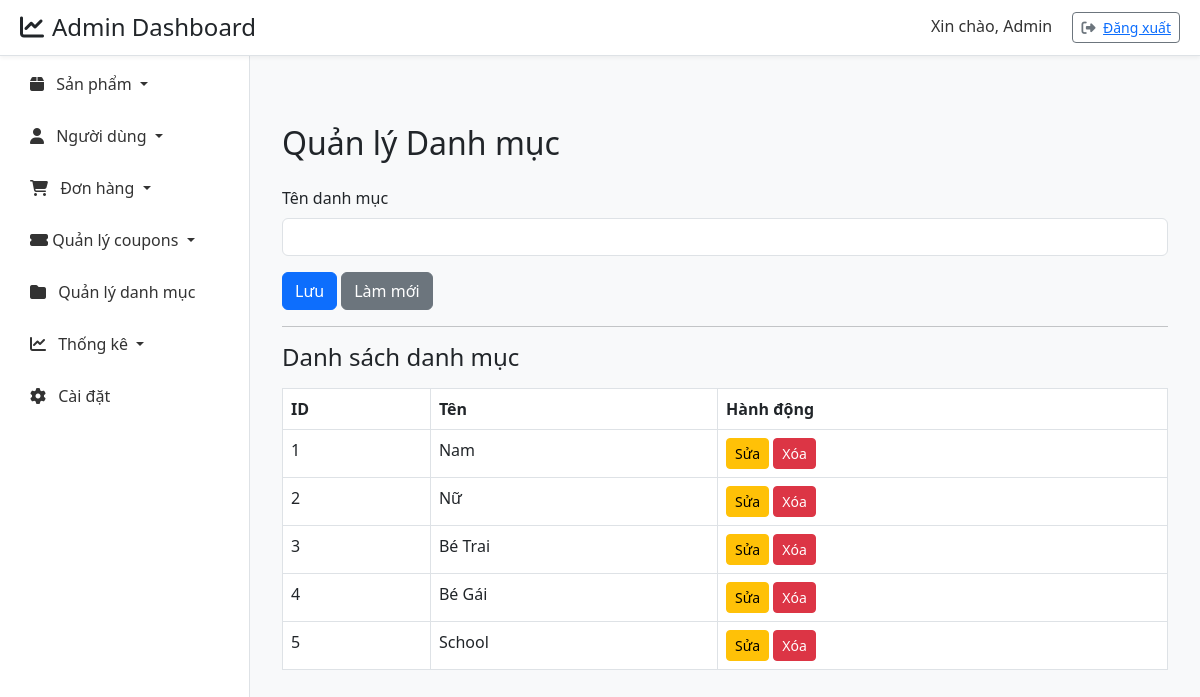
The page /index.php?route=admin&action=list_categories (signed in) on the database its author committed.
### tables this page shows
CREATE TABLE `categories` (
  `id` int(11) NOT NULL COMMENT 'ID danh mục',
  `name` varchar(100) NOT NULL COMMENT 'Tên danh mục',
  `parent_id` int(11) DEFAULT NULL COMMENT 'ID danh mục cha (nếu có)',
  `sort_order` int(11) DEFAULT 0 COMMENT 'Thứ tự hiển thị'
);

### Controller/admin/ProductController.php (called while the page is built, shortened)
<?php
class AdminProductController
{
    public function list_categories()
    {
        $stmt = new AdminProduct();
        $categories = $stmt->get_categories();
        include './Views/admin/layouts/dashboard.php';
        include './Views/admin/products/categories.php';
        include './Views/admin/layouts/footer.php';
    }
}

### Model/Pdo.php (called while the page is built, shortened)
<?php
function pdo_get_connection()
{
    $dburl = "mysql:host=localhost;dbname=webshop;charset=utf8";
    $username = 'root';
    $password = '';
    $conn = new PDO($dburl, $username, $password);
    $conn->setAttribute(PDO::ATTR_ERRMODE, PDO::ERRMODE_EXCEPTION);
    return $conn;
}
function pdo_query($sql)
{
    $sql_args = array_slice(func_get_args(), 1);
    try {
        $conn = pdo_get_connection();
        $stmt = $conn->prepare($sql);
        $stmt->execute($sql_args);
        $rows = $stmt->fetchAll(PDO::FETCH_ASSOC);
        return $rows;
    } catch (PDOException $e) {
        throw $e;
    } finally {
        unset($conn);
    }
}

### Model/admin/product.php (called while the page is built, shortened)
<?php
class AdminProduct
{
    public function get_categories()
    {
        $query = "SELECT * FROM categories";
        $result = pdo_query($query);
        return $result;
    }
}

### Views/admin/products/categories.php (the view, shortened to what this page needs)
<!DOCTYPE html>
<html lang="en">
<head>
    <link href="https://cdn.jsdelivr.net/npm/bootstrap@5.3.0/dist/css/bootstrap.min.css" rel="stylesheet">
</head>
<body>
    <div class="container mt-5">
        <h2 class="mb-4">Quản lý Danh mục</h2>
        <form method="post" action="index.php?route=admin&action=list_categories">
            <div class="mb-3">
                <label for="name" class="form-label">Tên danh mục</label>
                <input type="text" class="form-control" id="name" name="name" required>
            </div>
            <button type="submit" class="btn btn-primary" name="action" value="save">Lưu</button>
            <button type="reset" class="btn btn-secondary">Làm mới</button>
        </form>
        <hr>
        <h4>Danh sách danh mục</h4>
        <table class="table table-bordered table-hover mt-3">
            <thead>
                <tr>
                    <th>ID</th>
                    <th>Tên</th>
                    <th>Hành động</th>
                </tr>
            </thead>
            <tbody>
                <?php foreach ($categories as $value): ?>
                    <tr>
                        <td><?= $value['id'] ?></td>
                        <td><?= $value['name'] ?></td>
                        <td>
                            <a href="index.php?route=admin&action=update_category&id=<?= $value['id']?>" class="btn btn-sm btn-warning">Sửa</a>
                            <a href="index.php?route=admin&action=list_categories&delete_id=<?= $value['id']?>" class="btn btn-sm btn-danger"
                                onclick="return confirm('Xóa danh mục này?')">Xóa</a>
                        </td>
                    </tr>
                <?php endforeach ?>
            </tbody>
        </table>
    </div>
</body>
</html>

### Views/admin/layouts/dashboard.php (style rules this page uses)
body { margin: 0; padding: 0; height: 100vh; overflow: hidden; background-color: #f1f3f5; font-family: "Segoe UI", Tahoma, Geneva, Verdana, sans-serif; }

### rows shown on the page
categories: id "1", name "Nam"
categories: id "2", name "Nữ"
categories: id "3", name "Bé Trai"
categories: id "4", name "Bé Gái"
categories: id "5", name "School"
